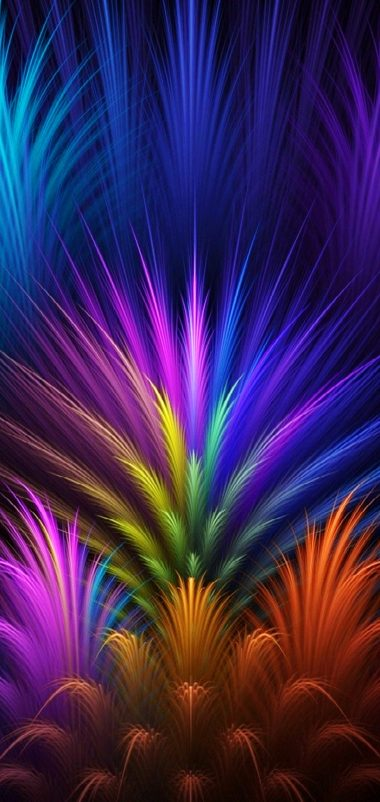
#> input picture images/abstract.jpg, 380 x 802 px
$ python ascii-g.py images/abstract.jpg images/colorbox.jpg   (older library calls are emulated)
#> lines starting #> are read from the running program, lines starting #| are printed output that depends on the picture
from PIL import Image
import sys

input_image = sys.argv[1]

im = Image.open(input_image)
#> im is the input picture: PIL image 380x802 RGB; mean R, G, B 59.8, 36.9, 85.4

ASCII = "`^\",:;Il!i~+_-?][}{1)(|\\/tfjrxnuvczXYUJCLQ0OZmwqpdbkhao*#MW&8%B@$"

width, height = im.size
#> width = 380; height = 802

rsize = round(width / 2), round(height / 2)
#> rsize = (190, 401)

print (rsize)
#| (190, 401)

im = im.resize(rsize, Image.ANTIALIAS)
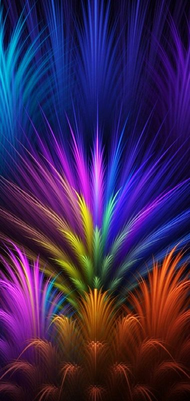
#> im: PIL image 190x401 RGB; mean R, G, B 59.8, 36.9, 85.4

width, height = im.size
#> width = 190; height = 401

pixels = [[0 for x in range (height)] for y in range (width)]

for x in range (0, width):
    for y in range (0, height):
        xy = (x, y)
        pixels[x][y] = im.getpixel(xy)
#> after the loop, pixels = 190 items

output = ""

#main algorithm for getting each pixel, extracting brightness value
#and adding the value to the assigned pixel location in the 2D list
for x in range (0, len(pixels)):
    for y in range (0, len(pixels[x])):
        pixel = pixels[x][y]
        red = pixel[0]
        green = pixel[1]
        blue = pixel[2]

        if (sys.argv[2] == 'lum'):
            brightness = (0.2126 * red) + (0.7152 * green) + (0.0722 * blue)
        elif (sys.argv[2] == 'avg'):
            brightness = (red + green + blue) / 3
        elif (sys.argv[2] == 'minmax'):
            brightness = ((max(red, green, blue)) + min(red, green, blue)) / 2
        else:
            brightness = (0.2126 * red) + (0.7152 * green) + (0.0722 * blue)

        pixels[x][y] = round(brightness)

        d = 255 / (len(ASCII) - 1)
        brightness = pixels[x][y]

        char_pos = round(brightness / d)

        ascii_char = ASCII[char_pos]
        pixels[x][y] = ascii_char + ascii_char + ascii_char

#goes through the whole 2-dimensional list and appends it to the output string
for y in range (0, height):
    for x in range (0, width):
        output += pixels[x][y]
    output += "\n"

print(output)
#> (printed output is left out)
